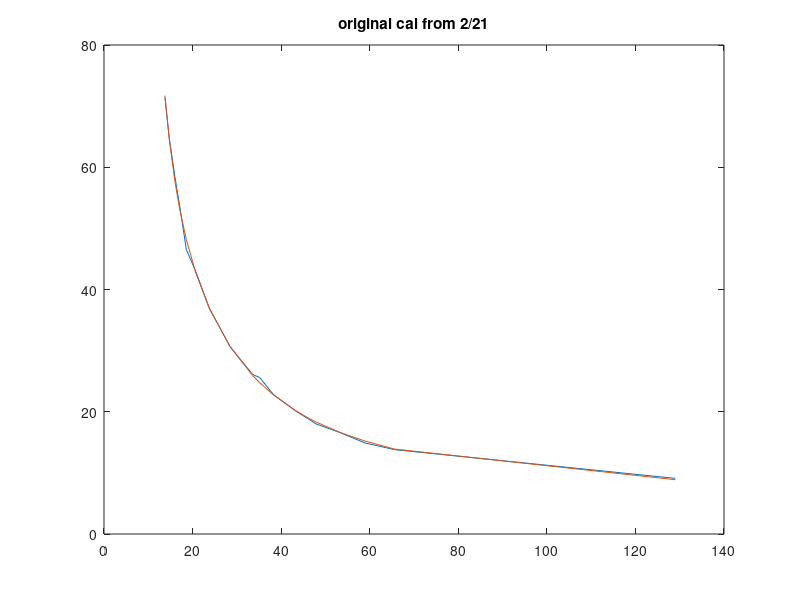
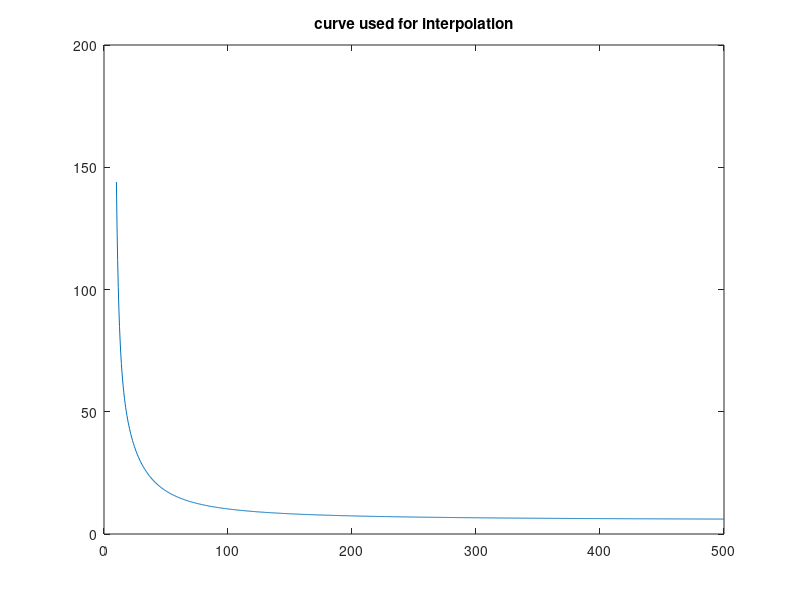
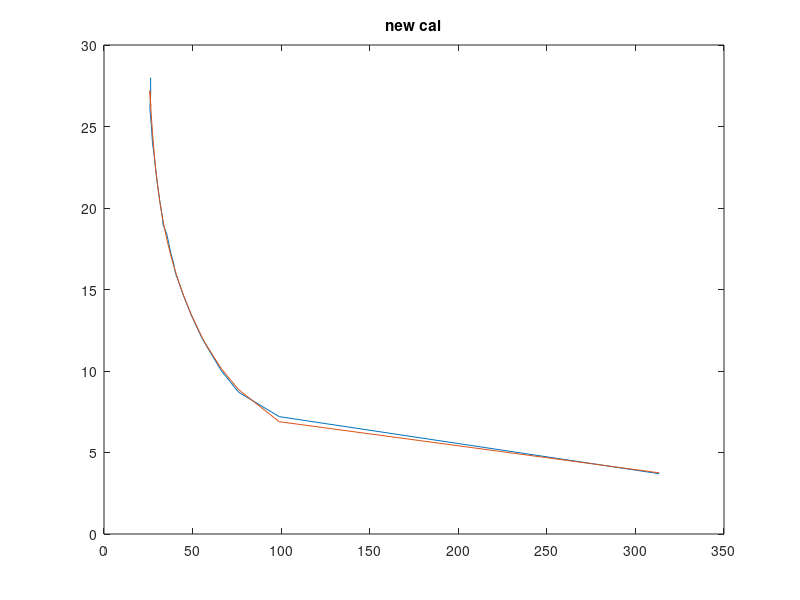

Here is the MATLAB script that generated these plots, in order:
%% 
% yin gave me data in terms of kg according to the previous cal curve...
% so first need to transfer it back to kohm
load('cal_result_2_25_21.mat') %load workspace with the previous cal results
figure(1); clf; plot(x,y,x,yfit)
title('original cal from 2/21')
% yin gave me a list of measurements from a load cell and the FSR
% but the FSR measurements were in kg, not kohm!
% so first convert those back to kohm
cal_kg = [0 6.58 10.32 12.38 13.77 15.53 16.17 17.82 19.45 20.59 21.60 22.25 23.03 24.55 26.15 26.26 27.62 28.56 29.77 30.90 31.94 32.74 33.83 33.19 33.28];
cal_kg = cal_kg(2:end); %omit 0 measurement
% I'll use interpolation
% vq = interp1(x,v,xq)
x=[10:0.5:500]; %create dummy resistance data
y=polyval(p,1./x); %create dummy kg data using previous polynomial fit
figure(2); clf; plot(x,y)
title('curve used for interpolation')
% I'm trying to invert the fit, so I will swap x and y
yq = cal_kg; %query at the cal_kg points
xq = interp1(y,x,yq);
cal_kohm = xq;

%%
% now I have kohm data
% this is the load cell data yin gave me
cal_kg = [0 3.7 7.2 8.7 10.0 11.6 12.1 13.4 14.6 15.4 16.0 16.7 17.2 18.4 19.00 19.3 20.4 21.2 22.2 23.3 24.00 25.1 26.1 27.0 28.0];
cal_kg = cal_kg(2:end); %omit 0 measurement
% return;
% the load cell kg measurements from the same expe


% cal_kohm=   [   129.0,  65.6,   58.9,   53.3,   47.9,   46.2,   43.33,  38.29,  35.14,  33.56,  28.5,   23.8,   20.75,  18.6,   17.13,  16.02,  14.73,  13.76];
% cal_kg=     [   9.1,    13.8,   14.9,   16.6,   18.0,   18.8,   20.1,   22.8,   25.6,   26.1,   30.6,   36.9,   42.9,   46.5,   53.5,   58.4,   64.8,   71.4];

x=cal_kohm(1:end);
y=cal_kg(1:end);
% x=1./x;
n=4;
pnew = polyfit(1./x,y,n);
yfit = polyval(pnew,1./x);

% yfit = p1*x^n + p2*x^(n-1) + .... pn*x + pn+1

figure(3); clf; plot(x,y,x,yfit)
title('new cal')
% figure(1);
return;
p2 = [2.8373e6, -4.0202e5, 2.2768e4, 291.58,5.4305];
n=4;
cal_in=46.2;
cal_out=0;
% for k=1:n+1
%     cal_out=cal_out+p2(k)*(1/cal_in)^(n-k+1);
%     disp(p2(k))
%     disp(n-k+1)
% end
% cal_out

for k=0:n
    cal_out=cal_out+p2(k+1)*(1/cal_in)^(n-k);
    disp(p2(k+1))
    disp(n-k+1+1)
end
cal_out
